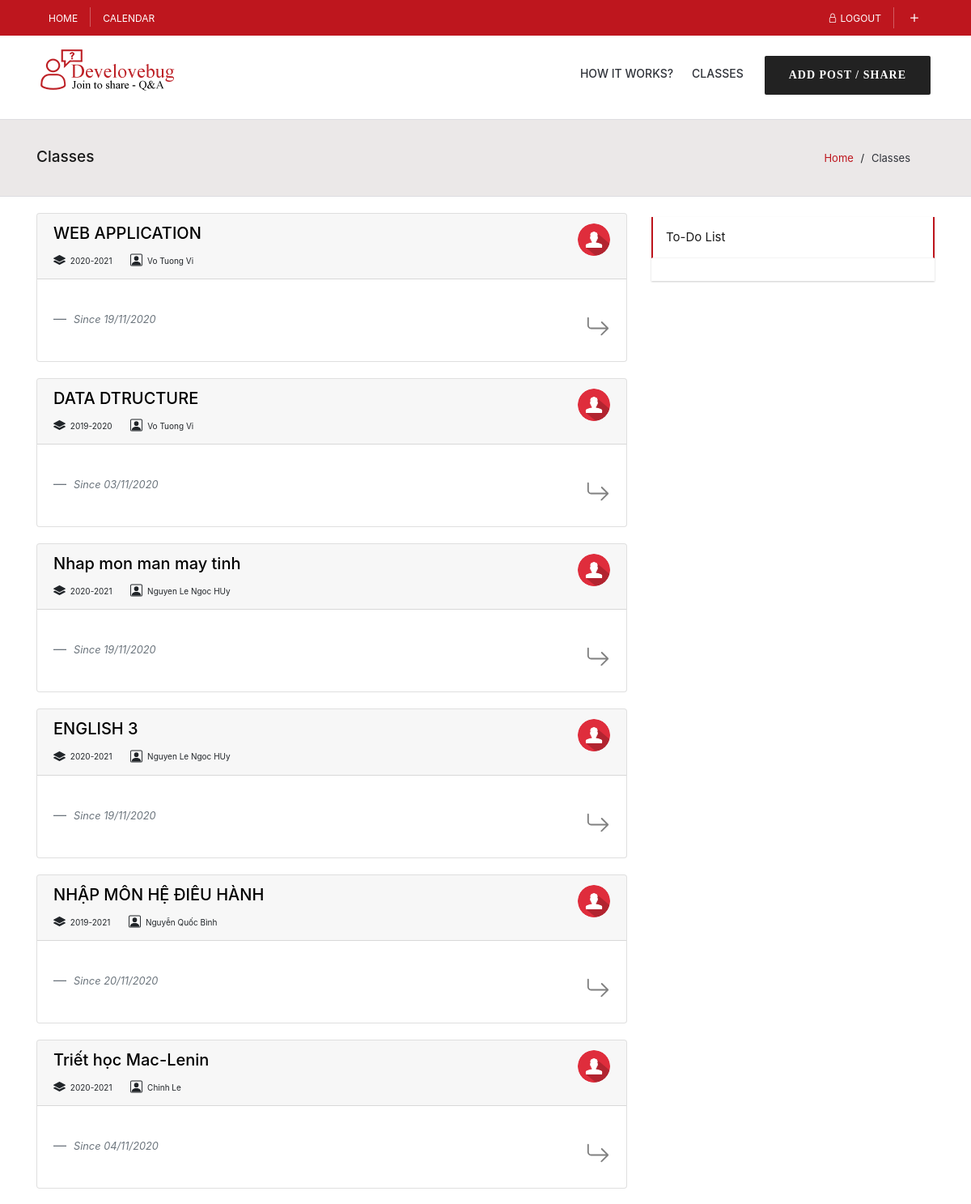
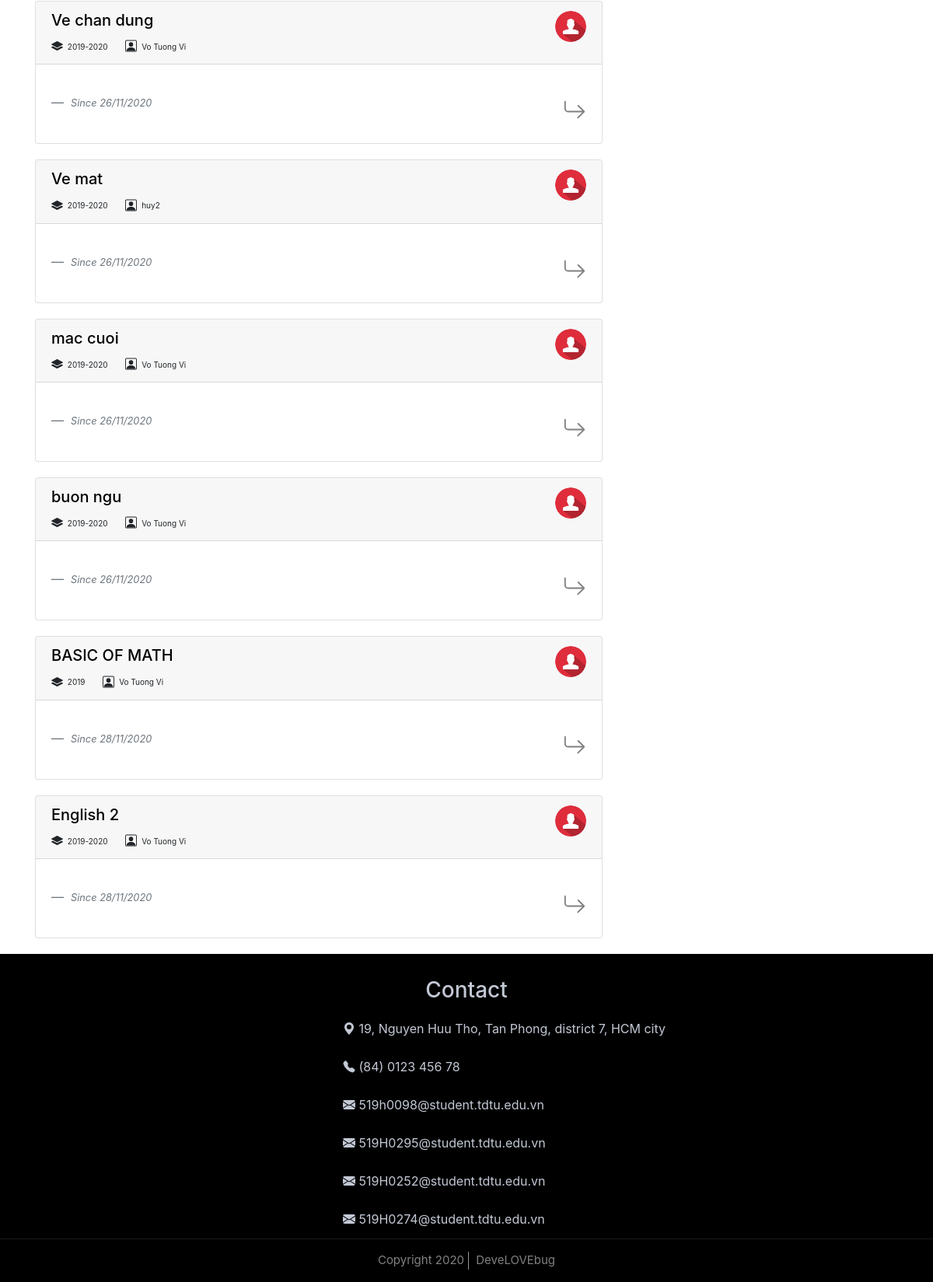
The page /classes.php (signed in) on the database as committed earlier (2 pictures, top to bottom).
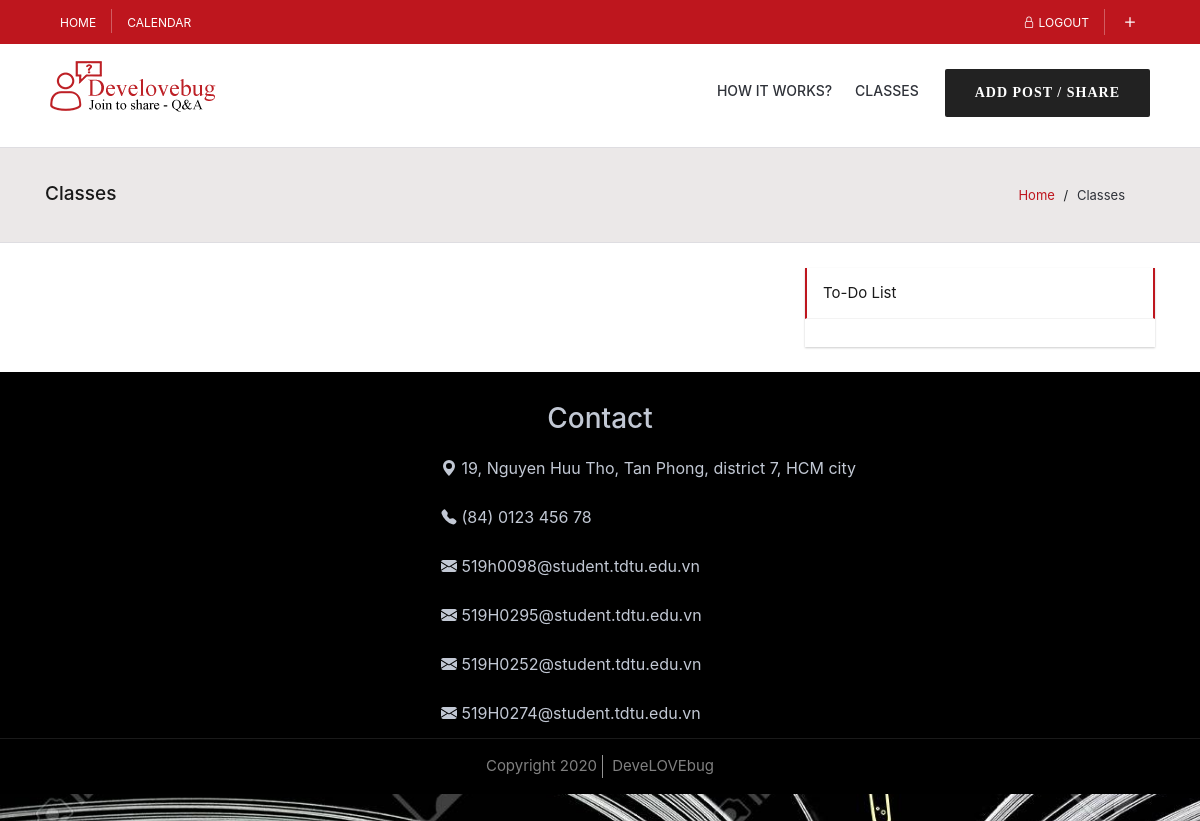
The same page on the database as committed later.
### tables this page shows
CREATE TABLE `class_user_role` (
  `class_id` int(11) NOT NULL,
  `user_id` int(11) NOT NULL,
  `role_id` int(11) NOT NULL
);

CREATE TABLE `classes` (
  `id` int(11) NOT NULL,
  `subject` varchar(255) NOT NULL,
  `code` varchar(255) NOT NULL,
  `semester` varchar(255) NOT NULL,
  `room` varchar(255) DEFAULT NULL,
  `avatar` varchar(255) DEFAULT 'img/class1.png',
  `created_date` date DEFAULT current_timestamp()
);

CREATE TABLE `users` (
  `id` int(11) NOT NULL,
  `username` varchar(255) NOT NULL,
  `password` varchar(255) NOT NULL,
  `email` varchar(255) NOT NULL,
  `fullname` varchar(255) NOT NULL,
  `birth` date NOT NULL,
  `tel` varchar(255) NOT NULL,
  `token` varchar(255) NOT NULL,
  `verified` tinyint(1) NOT NULL,
  `avatar` varchar(256) DEFAULT 'img/avatar.png'
);

### dao/functions.php (called while the page is built, shortened)
<?php
    function getClassInfo($conn, $classId){
        $sql =  $conn->prepare("SELECT * FROM classes WHERE id = ?");
        $sql->bind_param("i", $classId);
        $result = null;
        if($sql->execute()){
            $result = $sql->get_result();
        }
        return $result;
    }
    function getTeacherInfo($conn, $classId){
        $roleId = 2;
        $sql =  $conn->prepare("SELECT * FROM class_user_role WHERE class_id = ? AND role_id = ?");
        $sql->bind_param("ii", $classId, $roleId);
        $teacher_info  = null;
        if($sql->execute()){
            $result = $sql->get_result();
            if($result->num_rows > 0){
                $teacher_info = $result->fetch_assoc();
                $sql =  $conn->prepare("SELECT * FROM users WHERE id = ?");
                $sql->bind_param("i", $teacher_info['user_id']);
                if($sql->execute()){
                    $result = $sql->get_result();
                    $teacher_info = $result->fetch_assoc();
                }
            }
        }
        return $teacher_info;
    }
    function getClassesList($conn, $userId){
        $sql =  $conn->prepare("SELECT * FROM class_user_role WHERE user_id = ? ");
        $sql->bind_param("i", $userId);
        $result = null;
        if($sql->execute()){
            $result = $sql->get_result();
        }
        return $result;
    }
?>

### controllers/roleController.php (called while the page is built, shortened)
<?php
    require ('authController.php');
    $classes_list = getClassesList($conn, $_SESSION['userId']);
?>

### classes.php (the view, shortened to what the changed rows need)
<?php
	require "controllers/roleController.php";
?>
<!DOCTYPE html>
<html lang="en">
<?php require 'head-tag.php';?>
<body>
    <div id="wrap" class="wrap-nicescroll">
        <div class="breadcrumbs">
            <div class="container">
                <div class="row">
                    <div class="col-md-12 row">
                        <h1 class="col-md-6">Classes</h1>
                    </div>
                </div>
            </div>
        </div>
        <div class="q-main-content">
            <div class="container">
                <div class="row">
                    <div class="col-md-8">
                        <?php
                        if(isset($_GET['s'])){
                            if($classes_list->num_rows > 0){
                                while($list = $classes_list->fetch_assoc()){
                                    if(getClassInfo($conn, $list["id"])->num_rows > 0){
                                        $classInfoArray = getClassInfo($conn, $list["id"])->fetch_assoc();
                        }
                        ?>
                        <div class="card post class-box">
                            <div class="card-header">
                                <div class="title-box">
                                    <div class="title">
                                        <a href="class.php?ci=<?php echo $classInfoArray['id']?>">
                                            <h5><?php echo $classInfoArray['subject']?></h5>
                                        </a>
                                    </div>
                                    <div class="overal-post-info-box">
                                        <span class="clock">
                                            <small>
                                                <svg width="1em" height="1em" viewBox="0 0 16 16" class="bi bi-layers-fill" fill="currentColor" xmlns="http://www.w3.org/2000/svg">
                                                    <path fill-rule="evenodd" d="M7.765 1.559a.5.5 0 0 1 .47 0l7.5 4a.5.5 0 0 1 0 .882l-7.5 4a.5.5 0 0 1-.47 0l-7.5-4a.5.5 0 0 1 0-.882l7.5-4z"/>
                                                    <path fill-rule="evenodd" d="M2.125 8.567l-1.86.992a.5.5 0 0 0 0 .882l7.5 4a.5.5 0 0 0 .47 0l7.5-4a.5.5 0 0 0 0-.882l-1.86-.992-5.17 2.756a1.5 1.5 0 0 1-1.41 0l-5.17-2.756z"/>
                                                </svg>
                                                <?php echo $classInfoArray['semester']?>
                                            </small>
                                        </span>
                                        <span class="view">
                                            <small>
                                                <svg width="1em" height="1em" viewBox="0 0 16 16" class="bi bi-person-square" fill="currentColor" xmlns="http://www.w3.org/2000/svg">
                                                    <path fill-rule="evenodd" d="M14 1H2a1 1 0 0 0-1 1v12a1 1 0 0 0 1 1h12a1 1 0 0 0 1-1V2a1 1 0 0 0-1-1zM2 0a2 2 0 0 0-2 2v12a2 2 0 0 0 2 2h12a2 2 0 0 0 2-2V2a2 2 0 0 0-2-2H2z"/>
                                                    <path fill-rule="evenodd" d="M2 15v-1c0-1 1-4 6-4s6 3 6 4v1H2zm6-6a3 3 0 1 0 0-6 3 3 0 0 0 0 6z"/>
                                                </svg>
                                                <?php echo getTeacherInfo($conn, $classInfoArray['id'])['fullname']?>
                                            </small>
                                        </span>
                                    </div>
                                </div>
                                <div class="user-info-box">
                                    <img src=<?php echo getTeacherInfo($conn, $classInfoArray['id'])['avatar']?> alt="avatar" class="avatar">
                                </div>
                            </div>
                            <div class="card-body">
                                <blockquote class="blockquote mb-0">
                                    <ul class="assignments-list">
                                        <?php
                                            $assignments_list = getPostsListOfClassByType($conn, 1, $classInfoArray['id']);
                                            if($assignments_list->num_rows > 0){
                                                while($assignmentsList = $assignments_list->fetch_assoc()){
                                                    if(getPostInfo($conn, $assignmentsList["id"])->num_rows > 0){
                                                        $assignmentInfoArray = getPostInfo($conn, $assignmentsList["id"])->fetch_assoc();
                                                        if(($assignmentInfoArray['limit_time'] == null || $assignmentInfoArray['limit_time'] > $assignmentInfoArray['date_created'])
                                                        && checkUserVisibility($conn, $assignmentInfoArray['id'], $_SESSION['userId'])){
                                        ?>
                                        <li>
                                            <a href="post-detail.php?ci=<?php echo $classInfoArray['id']; ?>&pi=<?php echo $assignmentInfoArray["id"]; ?>">
                                                <svg width="1em" height="1em" viewBox="0 0 16 16" class="bi bi-pencil-fill" fill="currentColor" xmlns="http://www.w3.org/2000/svg">
                                                    <path fill-rule="evenodd" d="M12.854.146a.5.5 0 0 0-.707 0L10.5 1.793 14.207 5.5l1.647-1.646a.5.5 0 0 0 0-.708l-3-3zm.646 6.061L9.793 2.5 3.293 9H3.5a.5.5 0 0 1 .5.5v.5h.5a.5.5 0 0 1 .5.5v.5h.5a.5.5 0 0 1 .5.5v.5h.5a.5.5 0 0 1 .5.5v.207l6.5-6.5zm-7.468 7.468A.5.5 0 0 1 6 13.5V13h-.5a.5.5 0 0 1-.5-.5V12h-.5a.5.5 0 0 1-.5-.5V11h-.5a.5.5 0 0 1-.5-.5V10h-.5a.499.499 0 0 1-.175-.032l-.179.178a.5.5 0 0 0-.11.168l-2 5a.5.5 0 0 0 .65.65l5-2a.5.5 0 0 0 .168-.11l.178-.178z"/>
                                                </svg>
                                                <?php echo $assignmentInfoArray["title"]; ?>
                                            </a>
                                        </li>
                                        <?php }}}} ?>
                                    </ul>
                                    <footer class="blockquote-footer">
                                        <cite title="Source Title">
                                            <small><i>Since <?php echo date('d/m/yy',strtotime($classInfoArray['created_date']))?></i></small>
                                        </cite>
                                        <div class="hagtag-list open-class-btn open-icon">
                                            <span>
                                                <a href="class.php?ci=<?php echo $classInfoArray['id']?>">
                                                    <svg width="1em" height="1em" viewBox="0 0 16 16" class="bi bi-arrow-return-right" fill="currentColor" xmlns="http://www.w3.org/2000/svg">
                                                        <path fill-rule="evenodd" d="M1.5 1.5A.5.5 0 0 0 1 2v4.8a2.5 2.5 0 0 0 2.5 2.5h9.793l-3.347 3.346a.5.5 0 0 0 .708.708l4.2-4.2a.5.5 0 0 0 0-.708l-4-4a.5.5 0 0 0-.708.708L13.293 8.3H3.5A1.5 1.5 0 0 1 2 6.8V2a.5.5 0 0 0-.5-.5z"/>
                                                    </svg>
                                                </a>
                                            </span>
                                        </div>
                                    </footer>
                                </blockquote>
                            </div>
                        </div>
                        <?php }}}else{
                        if($classes_list->num_rows > 0){
                            while($list = $classes_list->fetch_assoc()){
                                if(getClassInfo($conn, $list["class_id"])->num_rows > 0){
                                    $classInfoArray = getClassInfo($conn, $list["class_id"])->fetch_assoc();
                        ?>
                            <div class="card     post class-box">
                                <div class="card-header">
                                    <div class="title-box">
                                        <div class="title">
                                            <a href="class.php?ci=<?php echo $classInfoArray['id']?>">
                                                <h5><?php echo $classInfoArray['subject']?></h5>
                                            </a>
                                        </div>
                                        <div class="overal-post-info-box">
                                            <span class="clock">
                                                <small>
                                                    <?php echo $classInfoArray['semester']?>
                                                </small>
                                            </span>
                                            <span class="view">
                                                <small>
                                                    <?php echo getTeacherInfo($conn, $classInfoArray['id'])['fullname']?>
                                                </small>
                                            </span>
                                        </div>
                                    </div>
                                    <div class="user-info-box">
                                        <img src=<?php echo getTeacherInfo($conn, $classInfoArray['id'])['avatar']?> alt="avatar" class="avatar">
                                    </div>
                                </div>
                                <div class="card-body">
                                    <blockquote class="blockquote mb-0">
                                        <footer class="blockquote-footer">
                                            <cite title="Source Title">
                                                <small><i>Since <?php echo date('d/m/yy',strtotime($classInfoArray['created_date']))?></i></small>
                                            </cite>
                                            <div class="hagtag-list open-class-btn open-icon">
                                                <span>
                                                    <a href="class.php?ci=<?php echo $classInfoArray['id']?>">
                                                    </a>
                                                </span>
                                            </div>
                                        </footer>
                                    </blockquote>
                                </div>
                            </div>
                        <?php }}} }?>
                    </div>
                </div>
            </div>
        </div>
    </div>
</body>
</html>

Rows that differ between the two databases and show on the page:
removed class_user_role: class.subject "WEB APPLICATION", class.semester "2020-2021", class.fullname "Vo Tuong Vi", class.avatar (placeholder picture), class.created_date "19/11/2020"
removed class_user_role: class.subject "DATA DTRUCTURE", class.semester "2019-2020", class.fullname "Vo Tuong Vi", class.avatar (placeholder picture), class.created_date "03/11/2020"
removed class_user_role: class.subject "Nhap mon man may tinh", class.semester "2020-2021", class.fullname "Nguyen Le Ngoc HUy", class.avatar (placeholder picture), class.created_date "19/11/2020"
removed class_user_role: class.subject "ENGLISH 3", class.semester "2020-2021", class.fullname "Nguyen Le Ngoc HUy", class.avatar (placeholder picture), class.created_date "19/11/2020"
removed class_user_role: class.subject "NHẬP MÔN HỆ ĐIỀU HÀNH", class.semester "2019-2021", class.fullname "Nguyễn Quốc Bình", class.avatar (placeholder picture), class.created_date "20/11/2020"
removed class_user_role: class.subject "Triết học Mac-Lenin", class.semester "2020-2021", class.fullname "Chinh Le", class.avatar (placeholder picture), class.created_date "04/11/2020"
removed class_user_role: class.subject "Ve chan dung", class.semester "2019-2020", class.fullname "Vo Tuong Vi", class.avatar (placeholder picture), class.created_date "26/11/2020"
removed class_user_role: class.subject "Ve mat", class.semester "2019-2020", class.fullname "huy2", class.avatar (placeholder picture), class.created_date "26/11/2020"
removed class_user_role: class.subject "mac cuoi", class.semester "2019-2020", class.fullname "Vo Tuong Vi", class.avatar (placeholder picture), class.created_date "26/11/2020"
removed class_user_role: class.subject "buon ngu", class.semester "2019-2020", class.fullname "Vo Tuong Vi", class.avatar (placeholder picture), class.created_date "26/11/2020"
removed class_user_role: class.subject "BASIC OF MATH", class.semester "2019", class.fullname "Vo Tuong Vi", class.avatar (placeholder picture), class.created_date "28/11/2020"
removed class_user_role: class.subject "English 2", class.semester "2019-2020", class.fullname "Vo Tuong Vi", class.avatar (placeholder picture), class.created_date "28/11/2020"
